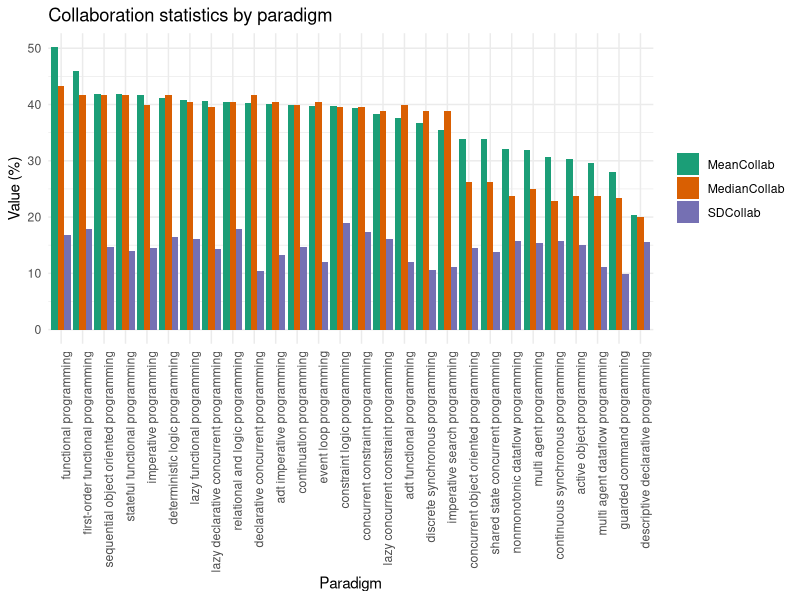
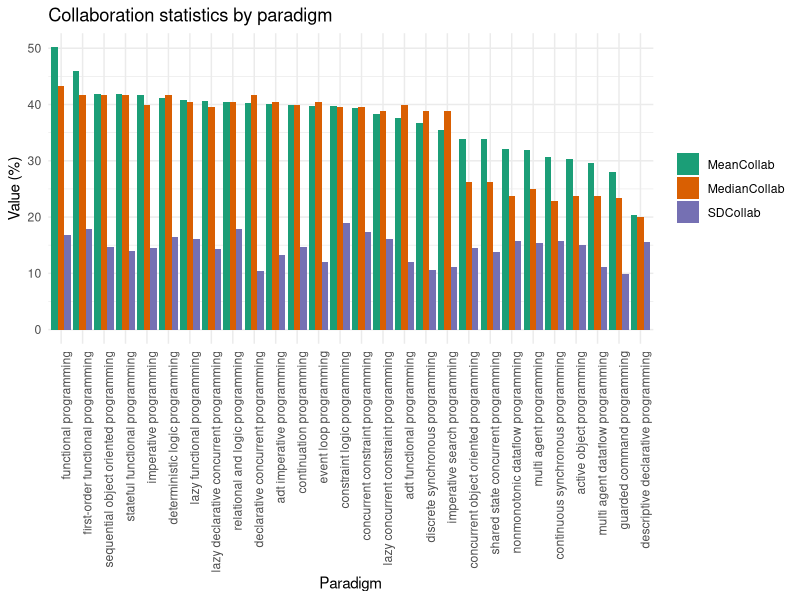

The R script that drew these images, in order:
# Load the required libraries for data visualization, manipulation, and reading
library(ggplot2)
library(dplyr)
library(readr)
library(tidyr)

# Chargement des données depuis un fichier CSV
data <- read_csv("CollaborationMetric_Paradigms_Raw.csv")

# Preprocess data to convert 'TotalMC' from a raw score to a percentage
data <- data %>%
  mutate(TotalMC_Percentage = as.numeric(TotalMC) * 100)

# Calculate summary statistics for each 'Paradigm1', sorted by the mean collaboration score
stats_collaboration <- data %>%
  group_by(Paradigm1) %>%
  summarise(
    MeanCollab = mean(TotalMC_Percentage, na.rm = TRUE),
    MedianCollab = median(TotalMC_Percentage, na.rm = TRUE),
    SDCollab = sd(TotalMC_Percentage, na.rm = TRUE)
  ) %>%
  arrange(desc(MeanCollab)) %>%
  # Crucially, convert 'Paradigm1' into a factor with levels in the order they are observed
  mutate(Paradigm1 = factor(Paradigm1, levels = unique(Paradigm1)))

# Reshape the data to a long format suitable for ggplot2 visualization
stats_long <- stats_collaboration %>%
  pivot_longer(cols = c(MeanCollab, MedianCollab, SDCollab),
               names_to = "Statistic",
               values_to = "Value")

# Create a bar chart with the reshaped data
ggplot(stats_long, aes(x = Paradigm1, y = Value, fill = Statistic)) +
  geom_bar(stat = "identity", position = "dodge") +
  theme_minimal() +
  labs(title = "Collaboration statistics by paradigm",
       x = "Paradigm",
       y = "Value (%)") +
  scale_fill_brewer(palette = "Dark2") +
  theme(axis.text.x = element_text(angle = 90, hjust = 1),
        legend.title = element_blank())

# Save the plot to a PDF file
ggsave("Collaboration_Statistics_by_Paradigm.pdf", width = 8, height = 8, units = "in")
